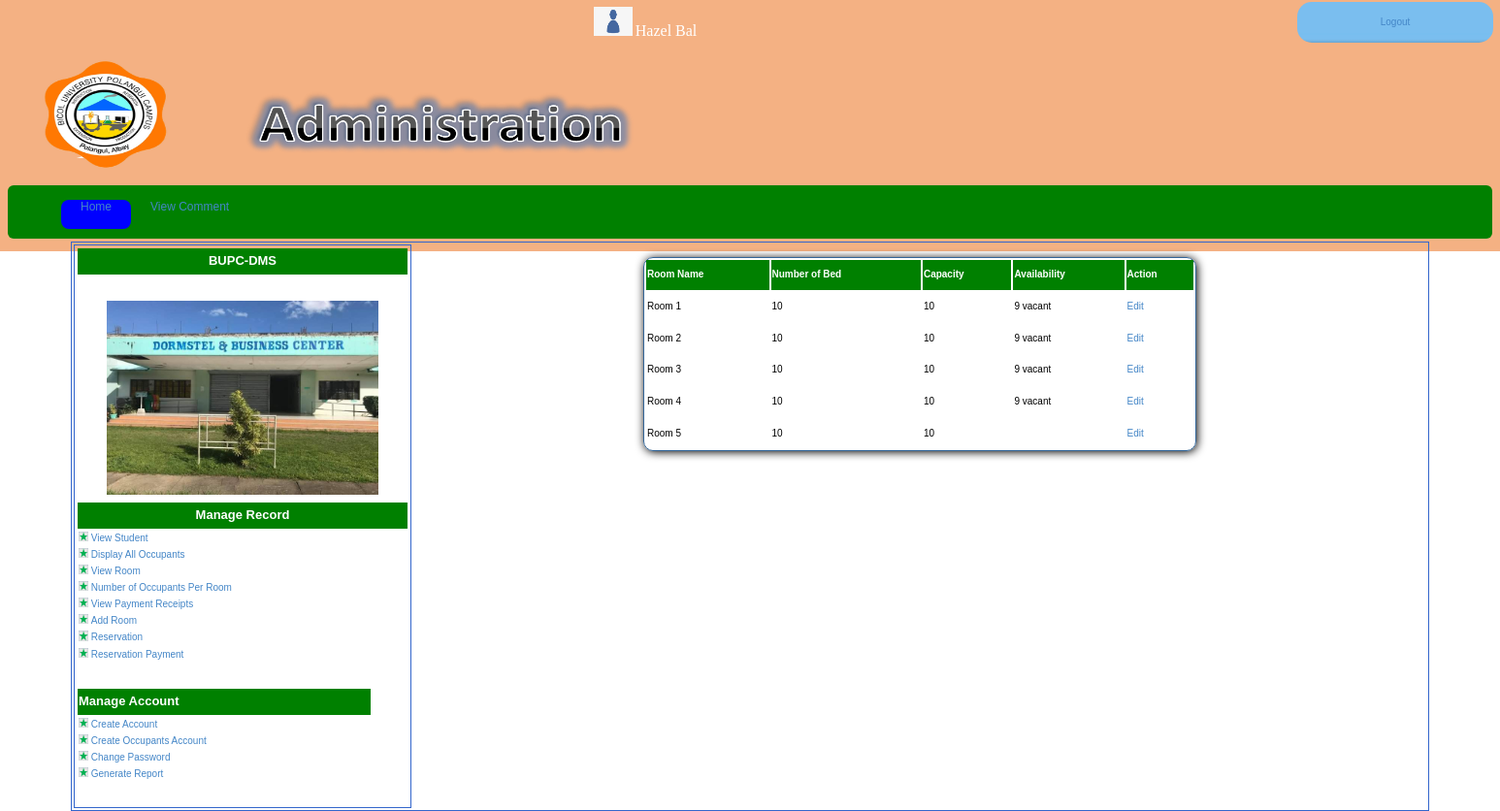
The app's page /room_display_admin.php (signed in) with its own data.
### tables this page shows
CREATE TABLE `users` (
  `FNAME` varchar(30) DEFAULT NULL,
  `mNAME` varchar(30) DEFAULT NULL,
  `lname` varchar(30) DEFAULT NULL,
  `user_id` varchar(15) NOT NULL DEFAULT '',
  `sex` varchar(8) DEFAULT NULL,
  `phone_no` varchar(25) DEFAULT NULL,
  `username` varchar(20) DEFAULT NULL,
  `password` varchar(20) DEFAULT NULL,
  `confirmpassword` varchar(15) NOT NULL,
  `status` int(11) NOT NULL
);

CREATE TABLE `rooms` (
  `room_name` varchar(11) NOT NULL,
  `no_of_bed` int(50) NOT NULL,
  `capacity` int(50) NOT NULL,
  `availability` varchar(50) NOT NULL,
  `user_id` int(11) NOT NULL
);

### room_display_admin.php (the view, shortened to what this page needs)
<?php
	include("connection.php");
 ?>
<?php
$user_id=$_SESSION['user_id'];
$result=mysqli_query($conn,"select * from users where user_id='$user_id'")or die(mysql_error);
$row=mysqli_fetch_array($result);
$FirstName=$row['FNAME'];
$lname=$row['lname'];
?>
<!DOCTYPE html>
<html>
<head>
<link href="adminstyle.css" rel="stylesheet" type="text/css" media="screen" />
<link href="aa.css" rel="stylesheet" type="text/css" media="screen" />
<body>
<table  border="0" align="center" width="750px">
<tr>
<td width="600px"></td>
<td><?php
echo '<img src="img/people.png" width="40px" height="30px">&nbsp;'.'<font face="times new roman" color="white" size="3">'.$FirstName."&nbsp;".$lname." ".'</font>';?></td>
<td id="logoutlink" align="center"><a href="logout.php" id="log">Logout</a></td>
</tr>
<tr>
<td width="750px" colspan="3" height="100px">
<p><a href="admin.php"><img src="img/logo.png" align="left" width="200px" height="120px"></a>
<img src="img/admin.png" align="center" width="490px" height="120px"></p>
</td>
</tr>
<tr>
<td colspan="3">
<div id="sse2">
        <div id="sses2"  >
         <ul>
         <li><a href="admin.php">Home</a></li>
         <li><a href="viewcom.php">View Comment</a></li>
         </ul>
         </div>
    </div>
</td>
</tr>
<table align="center" id="insides" width="1400px">
<tr>
<td width="25%" height="400px" valign="top" id="insides">
<table>
<tr>
<th align="center" width="350px" height="25px" bgcolor="green"><font face="arial" color="white" size="2">BUPC-DMS</font></th>
</tr>
<tr>
<td><br><br><center><img src="slideshow/images/Dorm.jpeg" width="280px" height="200px"></center></td>
</tr>
</table>
<table>
<tr>
<th align="center" width="450px" height="25px" bgcolor="green"><font face="arial" color="white" size="2">Manage Record</font></th>
</tr>
<tr>
<td><img src="img/Picture2.png" width="10px">&nbsp;<a href="viewstudent.php">View Student</a></td>
</tr>
<tr>
<td><img src="img/Picture2.png" width="10px">&nbsp;<a href="view_occupants.php">Display All Occupants</a></td>
</tr>
<tr>
<td><img src="img/Picture2.png" width="10px">&nbsp;<a href="room_display_admin.php">View Room</a></td>
</tr>
<tr>
<td><img src="img/Picture2.png" width="10px">&nbsp;<a href="no_occupant.php">Number of Occupants Per Room</a></td>
</tr>
<tr>
<td><img src="img/Picture2.png" width="10px">&nbsp;<a href="payment.php">View Payment Receipts</a></td>
</tr>
<tr>
<td><img src="img/Picture2.png" width="10px">&nbsp;<a href="new_room_form.php">Add Room</a></td>
</tr>
<tr>
<td><img src="img/Picture2.png" width="10px">&nbsp;<a href="reserved.php">Reservation</a></td>
</tr>
<tr>
<td><img src="img/Picture2.png" width="10px">&nbsp;<a href=" reservpayment_display.php">Reservation Payment</a></td>
</tr>
</table>
<br>
<br>
<table border="0">
<tr>
<th width="300px" bgcolor="green" height="25px"><font face="arial" color="white" size="2">Manage Account</font></th>
</tr>
<tr>
<td><img src="img/Picture2.png" width="10px">&nbsp;<a href="create_acc.php">Create Account</a></td>
</tr>
<tr>
<td><img src="img/Picture2.png" width="10px">&nbsp;<a href="coa.php">Create Occupants Account</a></td>
</tr>
<tr>
<td><img src="img/Picture2.png" width="10px">&nbsp;<a href="changepassword.php">Change Password</a></td>
</tr>
<tr>
<td><img src="img/Picture2.png" width="10px">&nbsp;<a href="greporta.php">Generate Report</a></td>
</tr>
</table>
<br>
<br>
</td>
<td valign="top">
<br>
  <table align="center" style="border-radius:10px;border:1px solid #336699;box-shadow:1px 1px 10px black;" height="200px" width="570px">
<tr>
<th bgcolor='green'><font color='white'>Room Name</th>
<th bgcolor='green'><font color='white'>Number of Bed</th>
<th bgcolor='green'><font color='white'>Capacity</th>
<th bgcolor='green'><font color='white'>Availability</th>
  <th bgcolor='green'><font color='white'>Action</th>
</tr>
<?php
$sql="SELECT room_name, no_of_bed, capacity, availability,user_id
            FROM rooms;";
            $result = $conn->query($sql);
            if($result->num_rows > 0){
while($row =$result-> fetch_assoc())
  {
  echo ("<tr>");
  echo ("<td>" . $row['room_name']. "</td>");
  echo ("<td>" . $row['no_of_bed']. "</td>");
  echo ("<td>" . $row['capacity']. "</td>");
  echo ("<td>" . $row['availability']. "</td>");
   ?>
  <td>
    <a href="edit_room.php?room=<?php echo $row['user_id']; ?>"   name="edit" type="button">Edit</a>
  </td>
<?php
  echo ("</tr>");
  }
  }
echo( "</table>");
?>
</td></tr></table>
</body>
</html>

### adminstyle.css (style rules this page uses)
body { margin: 0; padding: 0; background: white url(img/feln-crowd_2.PNG) repeat-x left top; position:relative; font-family:Verdana, Arial, Helvetica, sans-serif; font-size:10px; line-height:12px; text-align:justify; padding-left:0px; }
#logoutlink { background: white url(img/Menu.jpg) repeat-x left top; width:200px; height:40px; border-radius: 15px; }
#insides { border:1px solid #3366CC; }
a { text-decoration: none; color: #4486C7; }

### aa.css (style rules this page uses)
#sse2 { background-color: green; width:1500px; height: 25px; padding: 15px; border-radius: 6px; text-align:center; padding-left:-12px; }
#sses2 ul { position: relative; list-style-type: none; float:center; margin:0; }
#sses2 li { float:left; list-style-type: none; padding:0; margin:0; }
#sses2 li a { height:30px; margin: 0 20px; font: normal 12px arial; text-align: center; text-decoration: none; float: left; display: block; position: relative; z-index: 2; }

### records on screen
users: FNAME "Hazel", lname "Bal"
rooms: room_name "Room 1", no_of_bed "10", capacity "10", availability "9 vacant"
rooms: room_name "Room 2", no_of_bed "10", capacity "10", availability "9 vacant"
rooms: room_name "Room 3", no_of_bed "10", capacity "10", availability "9 vacant"
rooms: room_name "Room 4", no_of_bed "10", capacity "10", availability "9 vacant"
rooms: room_name "Room 5", no_of_bed "10", capacity "10"
